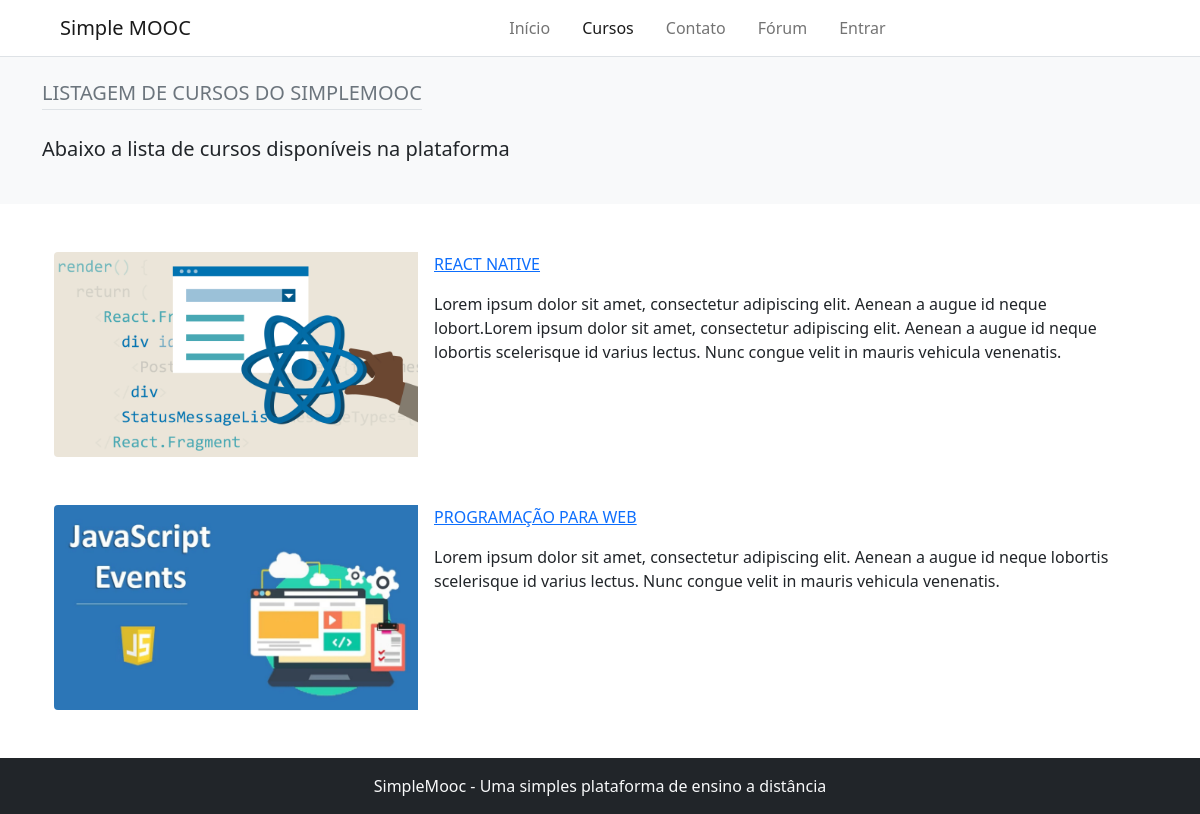
Page /courses/ on the committed database.
### Courses/models.py (models this page shows, shortened)
class Course(models.Model):
    name_course = models.CharField(max_length=50, verbose_name='Nome do curso')
    slug_course = models.SlugField(verbose_name='Atalho', blank=True)
    description_course = models.CharField(max_length=255, verbose_name='Descrição do curso')
    about_course = models.TextField(verbose_name='Sobre o curso')
    image_course = models.ImageField(upload_to='course_img/%Y/%m/%d', verbose_name='Imagem', null=True, blank=True)
    created_at = models.DateTimeField(auto_now_add= True, verbose_name='Data de criação')
    update_at = models.DateTimeField(auto_now=True, verbose_name='Data de atualização')
    objects = CourseManager()
    def get_absolute_url(self):
        return reverse('detail-course', args=[self.slug_course])
    class Meta:
        verbose_name = 'curso'
        verbose_name_plural = 'cursos'

### core/views.py (the view)
# urls.py: path('courses/', views.courses, name='courses'),
def courses(request):
    courses = Course.objects.order_by('-id')
    return render(request, 'core/list_courses.html', {'courses': courses})

### core/templates/core/list_courses.html (shortened to what this page needs)
{% extends 'base.html' %}
{% load static %}
{% block 'content' %}
    {% include 'partials/_header.html' %}
    <div class="bg-light">
        <div class="container pt-4 pb-4">
            <h2 class="d-inline-block text-uppercase text-muted fs-5 mb-4 pb-1 border-bottom">Listagem de cursos do simplemooc</h2>
            <p class="fs-5">Abaixo a lista de cursos disponíveis na plataforma</p>
        </div>
    </div>
    <div class="container courses">
        {% for course in courses %}
            <div class="container card mt-5 border-0" style="max-width: 1140px;">
                <div class="row g-0">
                    <div class="col-md-4">
                        {% if course.image_course %}
                            <img src="{{ course.image_course.url }}" class="img-fluid rounded-start" alt="{{ course.name_course }}">
                        {% else %}
                            <img src="{% static 'img/unnamed.png' %}" class="img-fluid rounded-start" alt="{{ course.name_course }}">
                        {% endif %}
                    </div>
                    <div class="col-md-8">
                        <div class="card-body py-0">
                            <a href="{{ course.get_absolute_url }}" class="d-block text-uppercase mb-3 stretched-link">
                                {{ course.name_course }}
                            </a>
                            <p class="fw-bold">{{ course.description_course|linebreaks }}</p>
                        </div>
                    </div>
                </div>
            </div>
        {% empty %}
            <h1 class="fs-2 mt-5">Nenhum curso está disponivel na plataforma</h1>
        {% endfor %}
    </div>
    {% include 'partials/_footer.html' %}
{% endblock %}

### rows in the picture
Course: image_course (picture), name_course "REACT NATIVE", description_course "Lorem ipsum dolor sit amet, consectetur adipiscing elit. Aenean a augue id neque lobort.Lorem ipsum dolor sit amet, consectetur adipiscing elit. Aenean a augue id neque lobortis scelerisque id varius lectus. Nunc congue velit in mauris vehicula venenatis."
Course: image_course (picture), name_course "PROGRAMAÇÃO PARA WEB", description_course "Lorem ipsum dolor sit amet, consectetur adipiscing elit. Aenean a augue id neque lobortis scelerisque id varius lectus. Nunc congue velit in mauris vehicula venenatis."
